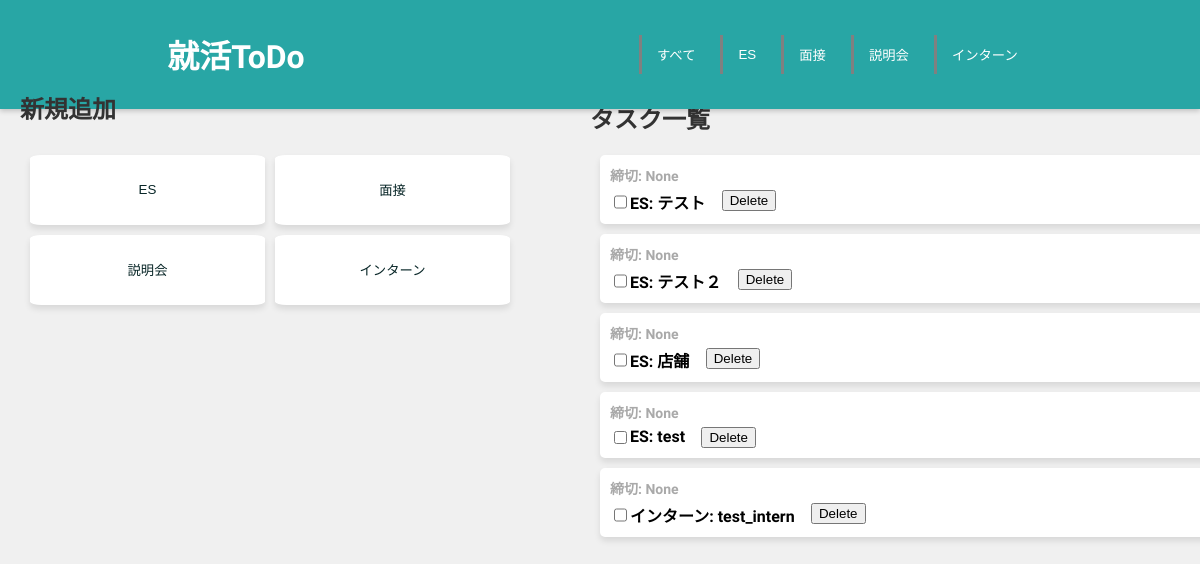
/, run on an earlier commit of the app's database.
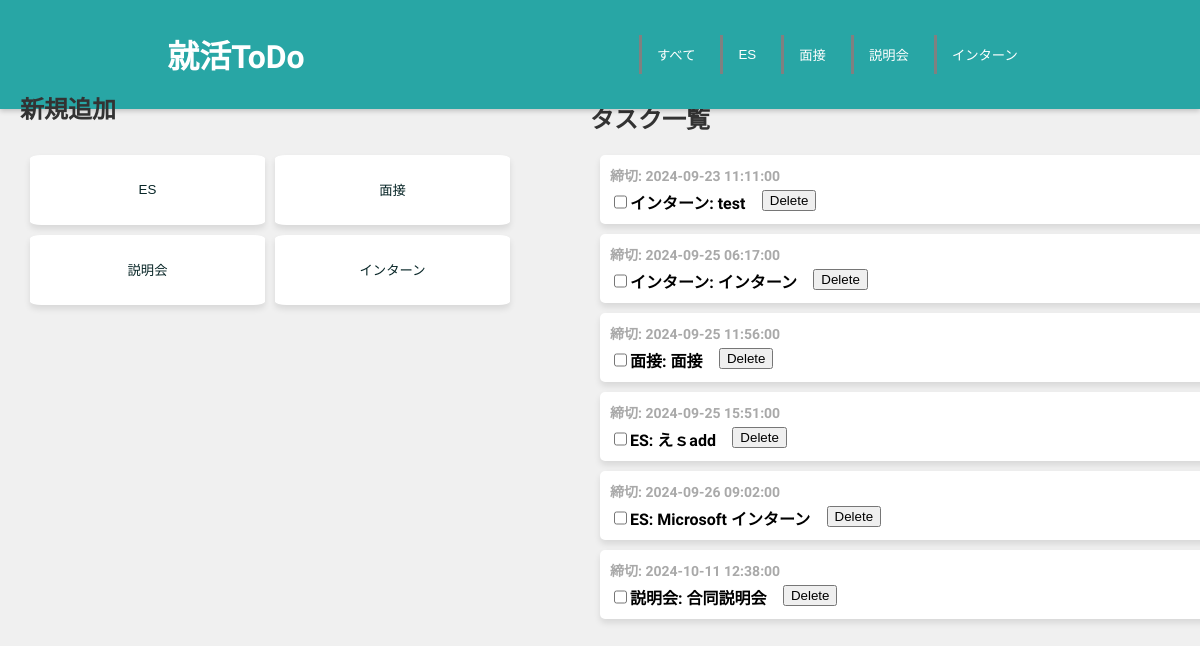
And on a later commit of the database.
### app.py (models this page shows, shortened)
class Task(db.Model):
    id = db.Column(db.Integer, primary_key=True)
    title = db.Column(db.String(200), nullable=False)
    start_date = db.Column(db.DateTime, nullable=False)
    end_date = db.Column(db.DateTime, nullable=False)
    body = db.Column(db.String(500), nullable=False)

class Intern(db.Model):
    id = db.Column(db.Integer, primary_key=True)
    title = db.Column(db.String(200), nullable=False)
    start_date = db.Column(db.DateTime, nullable=False)
    end_date = db.Column(db.DateTime, nullable=False)
    body = db.Column(db.String(500), nullable=False)
    place = db.Column(db.String(100), nullable=False)

class Interview(db.Model):
    id = db.Column(db.Integer, primary_key=True)
    title = db.Column(db.String(200), nullable=False)
    start_date = db.Column(db.DateTime, nullable=False)
    end_date = db.Column(db.DateTime, nullable=False)
    body = db.Column(db.String(500), nullable=False)
    place = db.Column(db.String(100), nullable=False)

class Meeting(db.Model):
    id = db.Column(db.Integer, primary_key=True)
    title = db.Column(db.String(200), nullable=False)
    start_date = db.Column(db.DateTime, nullable=False)
    end_date = db.Column(db.DateTime, nullable=False)
    body = db.Column(db.String(500), nullable=False)
    place = db.Column(db.String(100), nullable=False)

### app.py (the view)
@app.route('/')
def index():
    tasks = Task.query.all()  # タスクをすべて取得
    interviews = Interview.query.all()
    meetings = Meeting.query.all()
    interns = Intern.query.all()  # インターンをすべて取得
    combined = []
    for task in tasks:
        combined.append((task.title, task.end_date, 'task',task.id))  # タスクの情報をタプルとして追加
    for interview in interviews:
        combined.append((interview.title, interview.end_date, 'interview',interview.id))
    for meeting in meetings:
        combined.append((meeting.title, meeting.end_date, 'meeting',meeting.id))
    for intern in interns:
        combined.append((intern.title, intern.end_date, 'intern',intern.id))  # インターンの情報をタプルとして追加
    combined.sort(key=lambda x: (x[1] is None, x[1]))  # Noneを最後にし、日付でソート
    return render_template('app.html', combined=combined)

### templates/app.html (shortened to what this page needs)
<!DOCTYPE html>
<html lang="ja">
<head>
    <link rel="stylesheet" href="https://unpkg.com/modern-css-reset/dist/reset.min.css" />
    <link rel="stylesheet" type="text/css" href="static/CSS/style.css">
</head>
<body>
    <header>
        <h1>就活ToDo</h1>
        <nav>
            <div class="filter-buttons">
                <button class="filter-btn" data-filter="all">すべて</button>
                <button class="filter-btn" data-filter="task">ES</button>
                <button class="filter-btn" data-filter="interview">面接</button>
                <button class="filter-btn" data-filter="meeting">説明会</button>
                <button class="filter-btn" data-filter="intern">インターン</button>
            </div>
        </nav>
    </header>
    <div class="container">
        <div class="form-container" id="main-form">
            <h2>新規追加</h2>
            <div class="button-box">
                <button type="button">ES</button>
                <button type="button">面接</button>
                <button type="button">説明会</button>
                <button type="button">インターン</button>
            </div>
        </div>
        <div class="task-box">
            <h2>タスク一覧</h2>
            <ul>
                {% for item in combined %}
                <li class="tasks" data-type="{{ item[2] }}">
                    <div class="task-datetime">締切: {{ item[1] }}</div>
                    <div class="task-title">
                        <input type="checkbox" name="task_completed" id="task_{{ item[3] }}">
                        {% if item[2] == 'task' %}
                        <a href="/tasks/{{item[3]}}">ES: {{ item[0] }}</a>
                        <form method='POST' action="/delete/task/{{ item[3] }}">
                            <button type="submit">Delete</button>
                        </form>
                        {% elif item[2] == 'interview' %}
                        <a href="/interview/{{item[3]}}">面接: {{ item[0] }}</a>
                        <form method='POST' action="/delete/interview/{{ item[3] }}">
                            <button type="submit">Delete</button>
                        </form>
                        {% elif item[2] == 'meeting' %}
                        <a href="/meeting/{{item[3]}}">説明会: {{ item[0] }}</a>
                        <form method='POST' action="/delete/meeting/{{ item[3] }}">
                            <button type="submit">Delete</button>
                        </form>
                        {% elif item[2] == 'intern' %}
                        <a href="/intern/{{item[3]}}">インターン: {{ item[0] }}</a>
                        <form method='POST' action="/delete/intern/{{ item[3] }}">
                            <button type="submit">Delete</button>
                        </form>
                        {% endif %}
                    </div>
                </li>
                {% endfor %}
            </ul>
        </div>
    </div>
</body>
</html>

What changed in the data, as far as the page shows it:
removed Task: item "None", title "店舗"
removed Task: item "None", title "test"
added Intern: end_date "2024-09-23 11:11:00", title "test"
changed Intern: end_date "None" → "2024-09-25 06:17:00"; title "test_intern" → "インターン"; moves up the list
added Interview: end_date "2024-09-25 11:56:00", title "面接"
changed Task: end_date "None" → "2024-09-25 15:51:00"; title "テスト２" → "えｓadd"; moves down the list
changed Task: end_date "None" → "2024-09-26 09:02:00"; title "テスト" → "Microsoft インターン"
added Meeting: end_date "2024-10-11 12:38:00", title "合同説明会"
